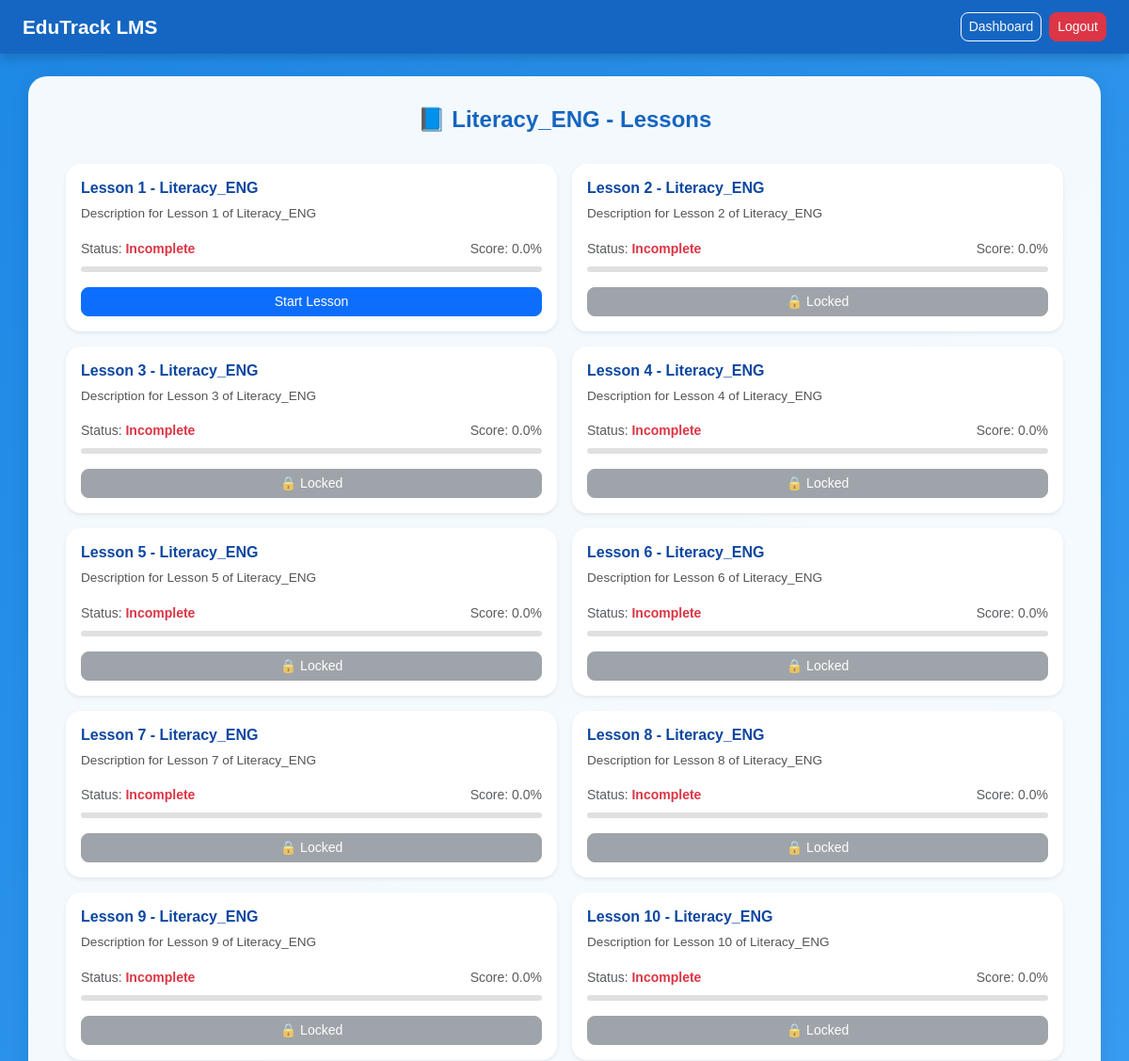
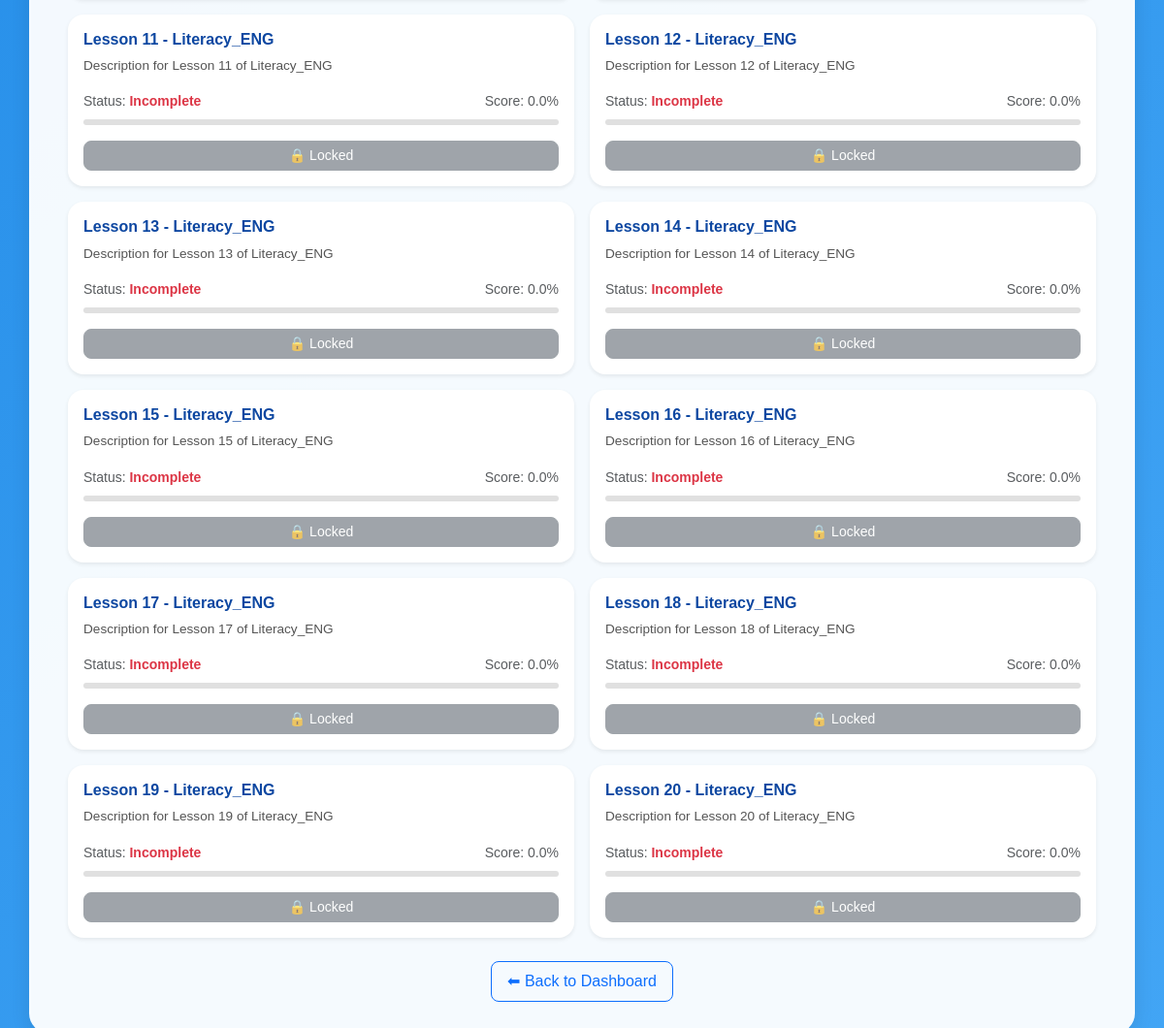
The page /subject/2 (signed in) on the database its author committed (2 pictures, top to bottom).
### app.py (models this page shows, shortened)
class Subject(db.Model):
    __tablename__ = 'subjects'
    id = db.Column(db.Integer, primary_key=True)
    name = db.Column(db.String(100), nullable=False)
    grade_id = db.Column(db.Integer, db.ForeignKey('grades.id'), nullable=False)
    grade = db.relationship('Grade', backref=db.backref("subjects", lazy=True))

class Lesson(db.Model):
    __tablename__ = 'lessons'
    id = db.Column(db.Integer, primary_key=True)
    title = db.Column(db.String(200), nullable=False)
    description = db.Column(db.Text)
    video_path = db.Column(db.String(300))
    notes_path = db.Column(db.String(300))
    order = db.Column(db.Integer, nullable=False)
    subject_id = db.Column(db.Integer, db.ForeignKey('subjects.id'), nullable=False)
    subject = db.relationship('Subject', backref=db.backref("lessons", lazy=True))
    is_locked = db.Column(db.Boolean, default=True)

class Progress(db.Model):
    __tablename__ = 'progress'
    id = db.Column(db.Integer, primary_key=True)
    student_id = db.Column(db.Integer, db.ForeignKey('students.id'), nullable=False)
    lesson_id = db.Column(db.Integer, db.ForeignKey('lessons.id'), nullable=False)
    completed = db.Column(db.Boolean, default=False)
    score = db.Column(db.Float, default=0.0)
    unlocked = db.Column(db.Boolean, default=False)
    student = db.relationship('Student', backref=db.backref("progress_records", lazy=True))
    lesson = db.relationship('Lesson', backref=db.backref("progress_records", lazy=True))

### app.py (the view)
@app.route('/subject/<int:subject_id>')
def subject_lessons(subject_id):
    student_id = session.get('student_id')
    if not student_id:
        return redirect(url_for('login'))
    subject = Subject.query.get(subject_id)
    lessons = Lesson.query.filter_by(subject_id=subject_id).order_by(Lesson.order).all()
    lesson_progress = []
    for lesson in lessons:
        progress = Progress.query.filter_by(student_id=student_id, lesson_id=lesson.id).first()
        lesson_progress.append((lesson, progress))
    return render_template('subject_lessons.html', subject=subject, lesson_progress=lesson_progress)

### templates/subject_lessons.html (shortened to what this page needs)
<!DOCTYPE html>
<html lang="en">
<head>
  <link
    href="https://cdn.jsdelivr.net/npm/bootstrap@5.3.0/dist/css/bootstrap.min.css"
    rel="stylesheet">
</head>
<body>
<nav class="navbar navbar-expand-lg navbar-dark">
  <div class="container-fluid px-4">
    <a class="navbar-brand" href="#">EduTrack LMS</a>
    <div class="d-flex flex-wrap gap-2">
      <a href="{{ url_for('dashboard') }}" class="btn btn-outline-light btn-sm">Dashboard</a>
      <a href="{{ url_for('logout') }}" class="btn btn-danger btn-sm">Logout</a>
    </div>
  </div>
</nav>
<div class="container">
  <h2>📘 {{ subject.name }} - Lessons</h2>
  {% if lesson_progress %}
    <div class="row g-3">
      {% for lesson, progress in lesson_progress %}
        <div class="col-md-6 col-sm-12">
          <div class="card shadow-sm h-100">
            <div class="card-body">
              <h5 class="card-title">{{ lesson.title }}</h5>
              <p class="card-text">{{ lesson.description }}</p>
              <div class="d-flex justify-content-between small text-muted flex-wrap">
                <span>Status:
                  {% if progress.completed %}
                    <span class="text-success fw-semibold">Completed</span>
                  {% else %}
                    <span class="text-danger fw-semibold">Incomplete</span>
                  {% endif %}
                </span>
                <span>Score: {{ progress.score }}%</span>
              </div>
              <div class="progress mt-2">
              </div>
              <div class="mt-3">
                {% if progress.unlocked %}
                  <a href="#" class="btn btn-primary btn-sm w-100">Start Lesson</a>
                {% else %}
                  <button class="btn btn-secondary btn-sm w-100" disabled>🔒 Locked</button>
                {% endif %}
              </div>
            </div>
          </div>
        </div>
      {% endfor %}
    </div>
  {% else %}
    <div class="alert alert-info text-center">
      No lessons found for this subject.
    </div>
  {% endif %}
  <div class="text-center">
    <a href="{{ url_for('dashboard') }}" class="btn btn-outline-primary back-btn">⬅ Back to Dashboard</a>
  </div>
</div>
</body>
</html>

### templates/subject_lessons.html (style rules this page uses)
body { font-family: 'Poppins', sans-serif; background: linear-gradient(135deg, #1e88e5, #42a5f5); color: #333; min-height: 100vh; }
.navbar { background-color: rgba(21, 101, 192, 0.95) !important; box-shadow: 0 4px 12px rgba(0,0,0,0.2); }
.navbar-brand { font-weight: 700; font-size: 1.3rem; color: #fff !important; }
.btn-outline-light, .btn-danger { border-radius: 8px; font-weight: 500; }
.container { background: rgba(255, 255, 255, 0.95); border-radius: 20px; padding: 2rem 2.5rem; margin-top: 1.5rem; margin-bottom: 1.5rem; box-shadow: 0 4px 20px rgba(0, 0, 0, 0.1); animation: fadeIn 0.6s ease-in-out; }
h2 { color: #1565c0; font-weight: 700; text-align: center; margin-bottom: 2rem; font-size: 1.5rem; }
.card { border: none; border-radius: 16px; transition: transform 0.3s, box-shadow 0.3s; }
.card-title { color: #0d47a1; font-weight: 600; font-size: 1rem; }
.card-text { font-size: 0.85rem; color: #555; }
.progress { height: 6px; border-radius: 5px; background-color: #e0e0e0; margin-top: 8px; }
.btn-primary, .btn-secondary { border-radius: 8px; font-weight: 500; transition: 0.3s; }
.btn-secondary { opacity: 0.7; }
.back-btn { margin-top: 1.5rem; border-radius: 8px; font-weight: 500; padding: 8px 16px; }

### rows shown on the page
Subject: name "Literacy_ENG"
Lesson: title "Lesson 1 - Literacy_ENG", description "Description for Lesson 1 of Literacy_ENG", score "0.0", shows "Start Lesson"
Lesson: title "Lesson 2 - Literacy_ENG", description "Description for Lesson 2 of Literacy_ENG", score "0.0", shows "🔒 Locked"
Lesson: title "Lesson 3 - Literacy_ENG", description "Description for Lesson 3 of Literacy_ENG", score "0.0", shows "🔒 Locked"
Lesson: title "Lesson 4 - Literacy_ENG", description "Description for Lesson 4 of Literacy_ENG", score "0.0", shows "🔒 Locked"
Lesson: title "Lesson 5 - Literacy_ENG", description "Description for Lesson 5 of Literacy_ENG", score "0.0", shows "🔒 Locked"
Lesson: title "Lesson 6 - Literacy_ENG", description "Description for Lesson 6 of Literacy_ENG", score "0.0", shows "🔒 Locked"
Lesson: title "Lesson 7 - Literacy_ENG", description "Description for Lesson 7 of Literacy_ENG", score "0.0", shows "🔒 Locked"
Lesson: title "Lesson 8 - Literacy_ENG", description "Description for Lesson 8 of Literacy_ENG", score "0.0", shows "🔒 Locked"
Lesson: title "Lesson 9 - Literacy_ENG", description "Description for Lesson 9 of Literacy_ENG", score "0.0", shows "🔒 Locked"
Lesson: title "Lesson 10 - Literacy_ENG", description "Description for Lesson 10 of Literacy_ENG", score "0.0", shows "🔒 Locked"
Lesson: title "Lesson 11 - Literacy_ENG", description "Description for Lesson 11 of Literacy_ENG", score "0.0", shows "🔒 Locked"
Lesson: title "Lesson 12 - Literacy_ENG", description "Description for Lesson 12 of Literacy_ENG", score "0.0", shows "🔒 Locked"
Lesson: title "Lesson 13 - Literacy_ENG", description "Description for Lesson 13 of Literacy_ENG", score "0.0", shows "🔒 Locked"
Lesson: title "Lesson 14 - Literacy_ENG", description "Description for Lesson 14 of Literacy_ENG", score "0.0", shows "🔒 Locked"
Lesson: title "Lesson 15 - Literacy_ENG", description "Description for Lesson 15 of Literacy_ENG", score "0.0", shows "🔒 Locked"
Lesson: title "Lesson 16 - Literacy_ENG", description "Description for Lesson 16 of Literacy_ENG", score "0.0", shows "🔒 Locked"
Lesson: title "Lesson 17 - Literacy_ENG", description "Description for Lesson 17 of Literacy_ENG", score "0.0", shows "🔒 Locked"
Lesson: title "Lesson 18 - Literacy_ENG", description "Description for Lesson 18 of Literacy_ENG", score "0.0", shows "🔒 Locked"
Lesson: title "Lesson 19 - Literacy_ENG", description "Description for Lesson 19 of Literacy_ENG", score "0.0", shows "🔒 Locked"
Lesson: title "Lesson 20 - Literacy_ENG", description "Description for Lesson 20 of Literacy_ENG", score "0.0", shows "🔒 Locked"
